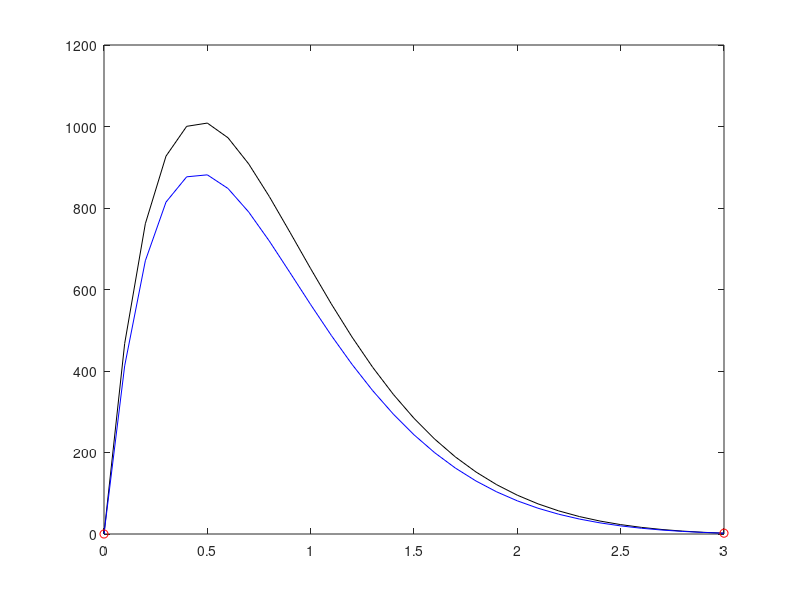

This chart was generated by the following MATLAB code:
clear all; close all; clc;

% y'' + p(x) * y' + q(x) * y = r(x)
% y'' + 4 * y' + 5 * y = 0
% y(0) = 0 and y(3) = 2

p = 4;
q = 5;
r = 0;

x0 = 0;
y0 = 0;
xN = 3;
yN = 2;

true_sol = @(x)(2 * exp(6 - 2 * x) .* sin(x) / sin(3));

N = 31;
x = linspace(x0, xN, N);
dx = x(2) - x(1)

A = zeros(N, N);
b = zeros(N, 1);

% First boundary
A(1, 1) = 1;
b(1) = y0;

% Second boundary
A(N, N) = 1;
b(N) = yN;

for k = 2:N-1
    A(k, k - 1) = (1 - dx * p / 2);
    A(k, k) = (-2 + dx^2 * q);
    A(k, k + 1) = (1 + dx * p / 2);
end

y = A\b;
y = y'; % x is a row vector and these should be the same shape

plot(x, true_sol(x), 'k')
hold on
plot(x, y, 'b', x0, y0, 'ro', xN, yN, 'ro')
hold off

err = max(abs(y - true_sol(x)))
